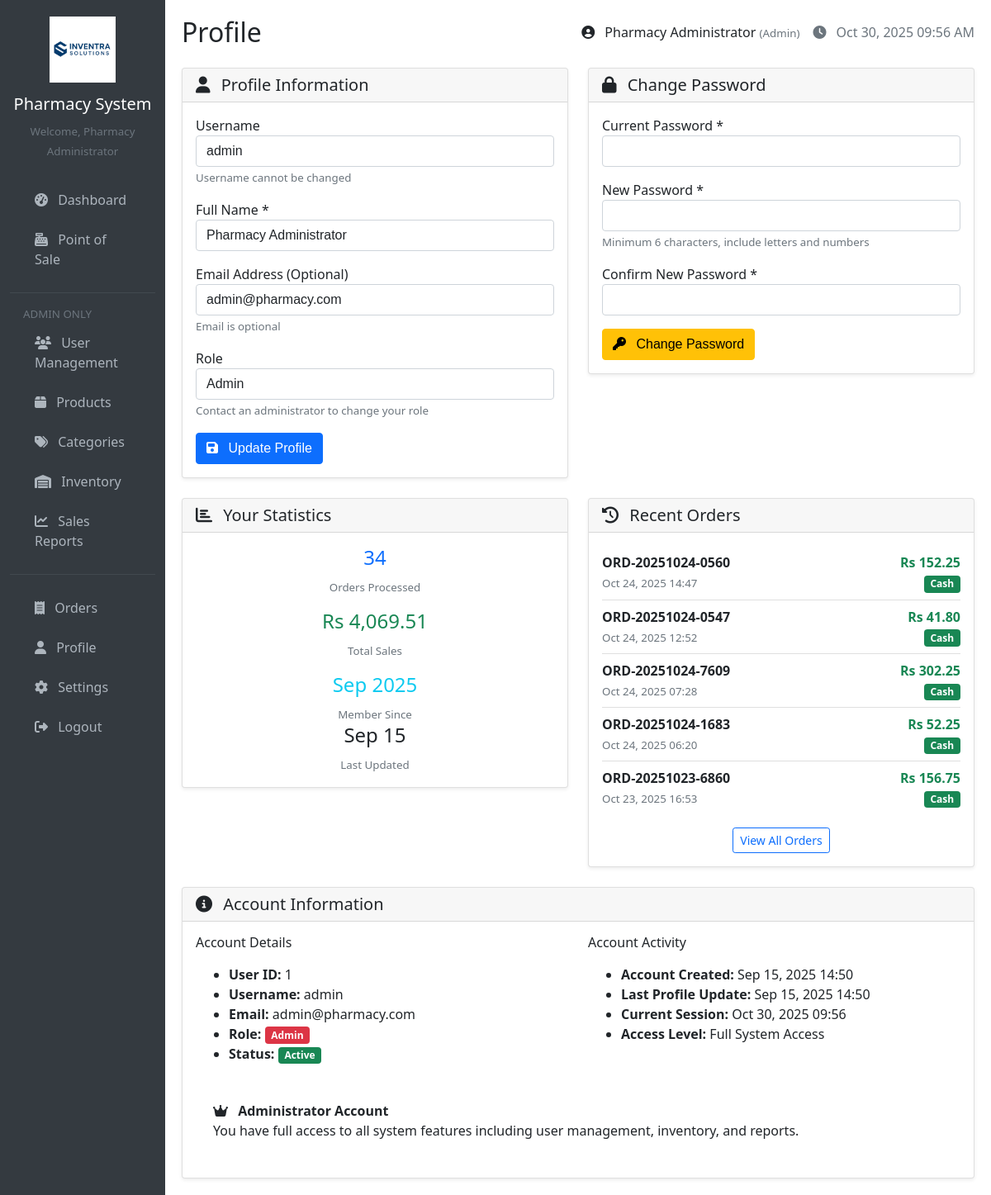
Page /pages/profile.php (signed in) on the earlier database version.
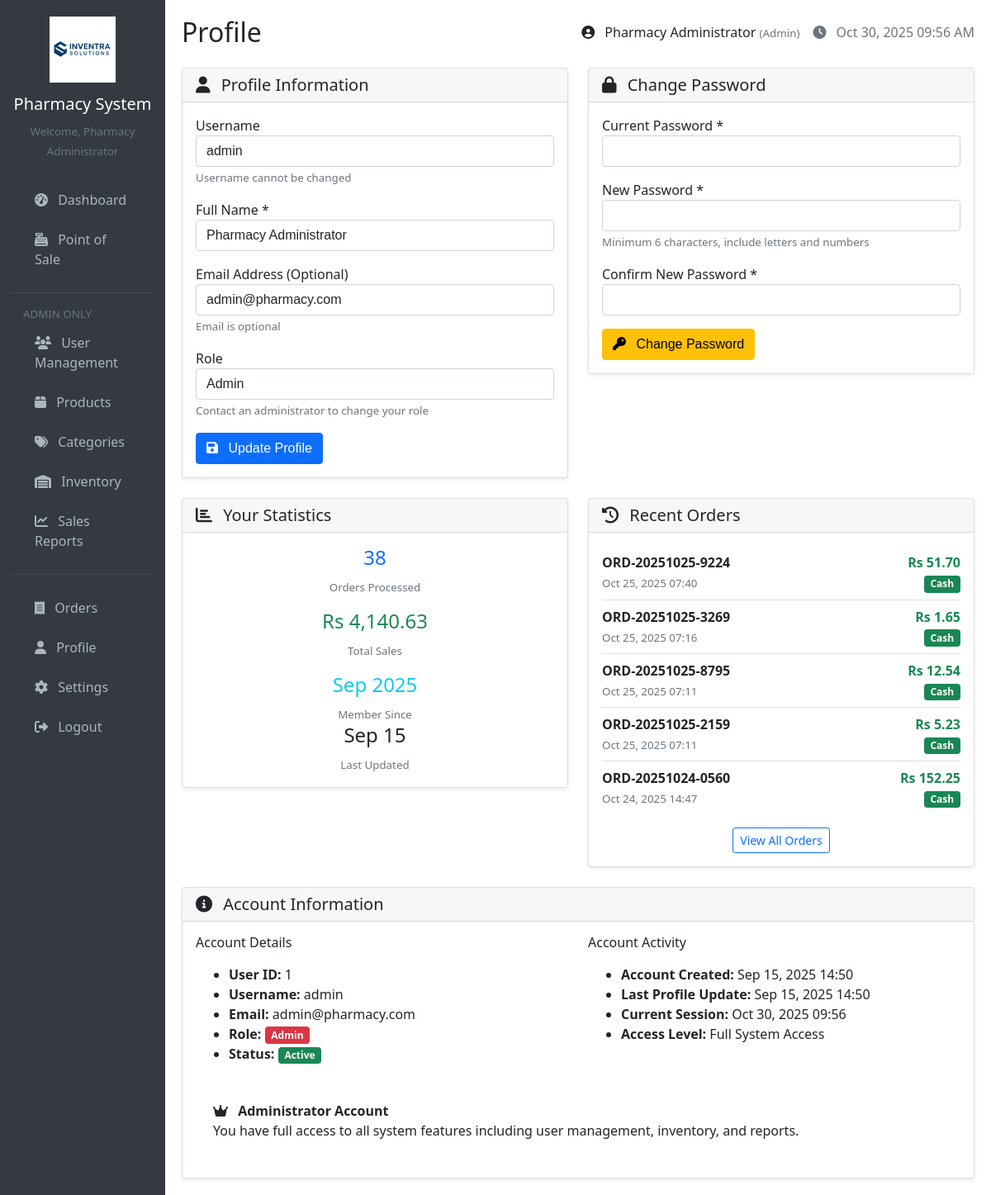
Same page on the later database version.
### tables this page shows
CREATE TABLE `orders` (
  `id` int(11) NOT NULL,
  `order_number` varchar(20) NOT NULL,
  `cashier_id` int(11) NOT NULL,
  `subtotal` decimal(10,2) NOT NULL,
  `discount_amount` decimal(10,2) DEFAULT 0.00,
  `item_discount` decimal(10,2) NOT NULL DEFAULT 0.00,
  `tax_amount` decimal(10,2) DEFAULT 0.00,
  `total_amount` decimal(10,2) NOT NULL,
  `payment_method` enum('cash','card','other') DEFAULT 'cash',
  `order_type` enum('takeaway','delivery') DEFAULT 'takeaway',
  `delivery_charge` decimal(10,2) DEFAULT NULL,
  `status` varchar(20) DEFAULT 'completed',
  `refund_amount` decimal(10,2) DEFAULT 0.00,
  `order_date` timestamp NOT NULL DEFAULT current_timestamp()
);

### config/database.php (called while the page is built, shortened)
<?php
function getConnection() {
    $connection = new mysqli(DB_HOST, DB_USER, DB_PASS, DB_NAME);
    $connection->set_charset("utf8");
    return $connection;
}
function executeQuery($query, $types = '', $params = []) {
    $conn = getConnection();
    $stmt = $conn->prepare($query);
    if (!empty($params)) {
        $stmt->bind_param($types, ...$params);
    }
    $stmt->execute();
    $result = $stmt->get_result();
    if ($result) {
        $data = $result->fetch_all(MYSQLI_ASSOC);
        return $data;
    }
    return false;
}
?>

### includes/functions.php (called while the page is built, shortened)
<?php
function formatCurrency($amount) {
    return 'Rs ' . number_format($amount, 2);
}
function formatDate($date, $format = 'M d, Y H:i') {
    return date($format, strtotime($date));
}
function sanitizeInput($data) {
    return htmlspecialchars(trim($data), ENT_QUOTES, 'UTF-8');
}
?>

### pages/profile.php (the view, shortened to what the changed rows need)
<?php
require_once '../includes/header.php';
$statsQuery = "SELECT
                COUNT(DISTINCT o.id) as orders_processed,
                COALESCE(SUM(o.total_amount), 0) as total_sales
               FROM orders o
               WHERE o.cashier_id = ?";
$statsResult = executeQuery($statsQuery, 'i', [$_SESSION['user_id']]);
$activityStats = $statsResult ? $statsResult[0] : ['orders_processed' => 0, 'total_sales' => 0];
$recentOrdersQuery = "SELECT * FROM orders WHERE cashier_id = ? ORDER BY order_date DESC LIMIT 5";
$recentOrders = executeQuery($recentOrdersQuery, 'i', [$_SESSION['user_id']]);
?>
<div class="row">
    <div class="col-md-6 mb-4">
        <div class="card">
            <div class="card-body">
                <div class="row text-center">
                    <div class="col-6 mb-3">
                        <h4 class="text-primary"><?php echo $activityStats['orders_processed']; ?></h4>
                        <small class="text-muted">Orders Processed</small>
                    </div>
                    <div class="col-6 mb-3">
                        <h4 class="text-success"><?php echo formatCurrency($activityStats['total_sales']); ?></h4>
                        <small class="text-muted">Total Sales</small>
                    </div>
                </div>
            </div>
        </div>
    </div>
    <div class="col-md-6 mb-4">
        <div class="card">
            <div class="card-body">
                <?php if (empty($recentOrders)): ?>
                    <p class="text-muted text-center">No recent orders</p>
                <?php else: ?>
                    <div class="list-group list-group-flush">
                        <?php foreach ($recentOrders as $order): ?>
                            <div class="list-group-item d-flex justify-content-between align-items-center px-0">
                                <div>
                                    <strong><?php echo sanitizeInput($order['order_number']); ?></strong>
                                    <br>
                                    <small class="text-muted"><?php echo formatDate($order['order_date']); ?></small>
                                </div>
                                <div class="text-end">
                                    <strong class="text-success"><?php echo formatCurrency($order['total_amount']); ?></strong>
                                    <br>
                                    <span class="badge bg-<?php echo $order['payment_method'] == 'cash' ? 'success' : 'primary'; ?>">
                                        <?php echo ucfirst($order['payment_method']); ?>
                                    </span>
                                </div>
                            </div>
                        <?php endforeach; ?>
                    </div>
                <?php endif; ?>
            </div>
        </div>
    </div>
</div>
<?php require_once '../includes/footer.php'; ?>

Differences in the rows shown:
no longer on this page (row unchanged): orders: order_number "ORD-20251024-0547", order_date "Oct 24, 2025 12:52", total_amount "Rs 41.80", payment_method "Cash"
no longer on this page (row unchanged): orders: order_number "ORD-20251024-7609", order_date "Oct 24, 2025 07:28", total_amount "Rs 302.25", payment_method "Cash"
no longer on this page (row unchanged): orders: order_number "ORD-20251024-1683", order_date "Oct 24, 2025 06:20", total_amount "Rs 52.25", payment_method "Cash"
no longer on this page (row unchanged): orders: order_number "ORD-20251023-6860", order_date "Oct 23, 2025 16:53", total_amount "Rs 156.75", payment_method "Cash"
added orders: order_number "ORD-20251025-9224", order_date "Oct 25, 2025 07:40", total_amount "Rs 51.70", payment_method "Cash"
added orders: order_number "ORD-20251025-3269", order_date "Oct 25, 2025 07:16", total_amount "Rs 1.65", payment_method "Cash"
added orders: order_number "ORD-20251025-8795", order_date "Oct 25, 2025 07:11", total_amount "Rs 12.54", payment_method "Cash"
added orders: order_number "ORD-20251025-2159", order_date "Oct 25, 2025 07:11", total_amount "Rs 5.23", payment_method "Cash"
Other differences:
$activityStats['orders_processed']: "34" → "38"
formatCurrency($activityStats['total_sales']): "Rs 4,069.51" → "Rs 4,140.63"
